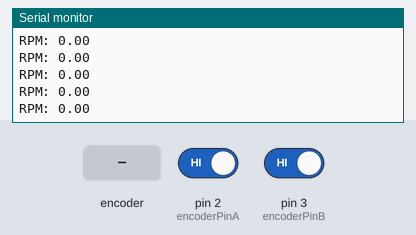
Recording of a sketch running on a simulated Arduino Uno, built with avr-gcc and run on an emulated ATmega328P. Parts: the last lines printed to the serial monitor. The test bench sets the inputs (shaded band); at power-on: pin 2 (encoderPinA) HIGH, pin 3 (encoderPinB) HIGH.

Above: at 1.2 s.
1.3 s: rotary encoder on pin 2 (encoderPinA) / pin 3 (encoderPinB) turned 1 step (first pin leading)
At 1.31 s:
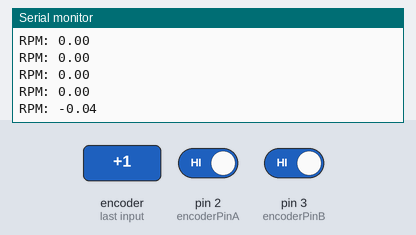
3.0 s: rotary encoder on pin 2 (encoderPinA) / pin 3 (encoderPinB) turned 2 steps (second pin leading)
At 3.01 s:
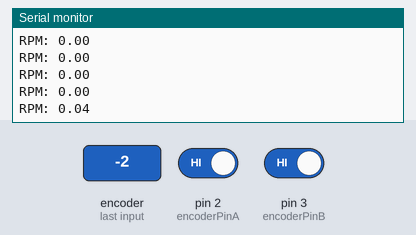
Timing chart, 0 to 6.0 s (numbered marks = the images above; inputs shaded):
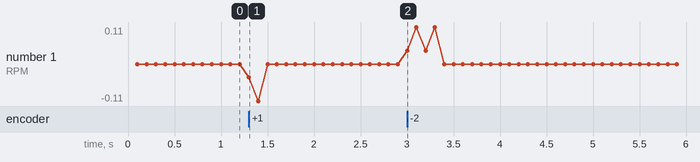

The sketch:

encoder_and_rpm.ino
```cpp
/*    RPM READING AND COUNTING   */

// Encoder A and B phase pins
const int encoderPinA = 2;
const int encoderPinB = 3;
// Time interval for RPM calculation (in milliseconds)
const unsigned long interval = 100;

// Variables
volatile long pulseCount = 0;
unsigned long lastTime = 0;
long lastPulseCount = 0;
float rpm = 0.0;

void setup() {
  // Start serial communication
  Serial.begin(9600);

  // Set encoder pins as input with pull-up resistors
  pinMode(encoderPinA, INPUT_PULLUP);
  pinMode(encoderPinB, INPUT_PULLUP);

  // Initialize interrupts for both phases (A and B) on change
  attachInterrupt(digitalPinToInterrupt(encoderPinA), countPulseA, CHANGE);
  attachInterrupt(digitalPinToInterrupt(encoderPinB), countPulseB, CHANGE);

  // Set the initial time
  lastTime = millis();
}

void loop() {
  unsigned long currentTime = millis();

  // Calculate RPM every interval (100 ms in this case)
  if (currentTime - lastTime >= interval) {
    // Number of pulses in the elapsed time
    long currentPulseCount = pulseCount;

    // Calculate RPM based on pulse count difference
    rpm = (float)(currentPulseCount - lastPulseCount) * 60.0 / 1600.0; // 1600, encoder CPR x 4 (400 x 4)

    // Update variables for the next calculation
    lastPulseCount = currentPulseCount;
    lastTime = currentTime;

    // Print the RPM value to the Serial Monitor
    Serial.print("RPM: ");
    Serial.println(rpm);
  }
}

void countPulseA() {
  // Check the status of phase B
  if (digitalRead(encoderPinA) == digitalRead(encoderPinB)) {
    pulseCount++;
  } else {
    pulseCount--;
  }
}

void countPulseB() {
  // Check the status of phase A
  if (digitalRead(encoderPinA) == digitalRead(encoderPinB)) {
    pulseCount--;
  } else {
    pulseCount++;
  }
}
```

Measured:
- after the input at 1.3 s, the serial monitor: prints a new line at once (image 1)
- after the input at 3.0 s, the serial monitor: prints a new line at once (image 2)
